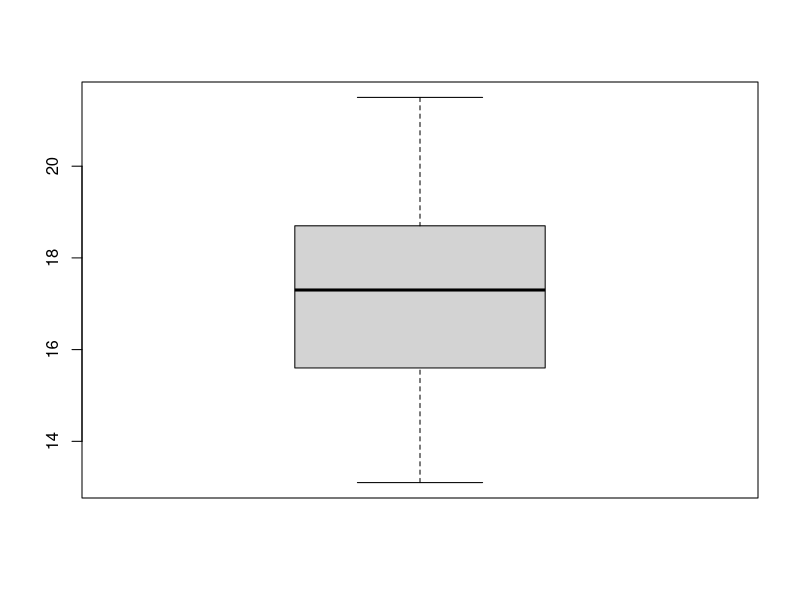
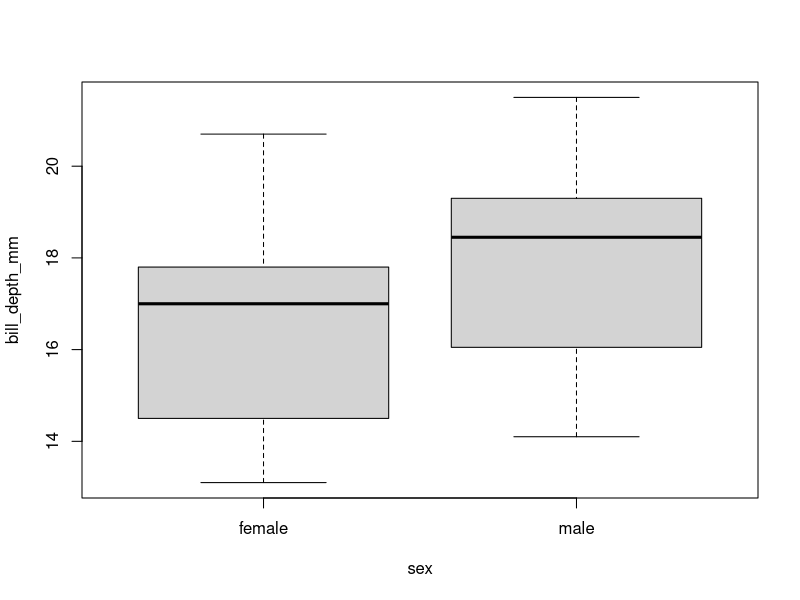
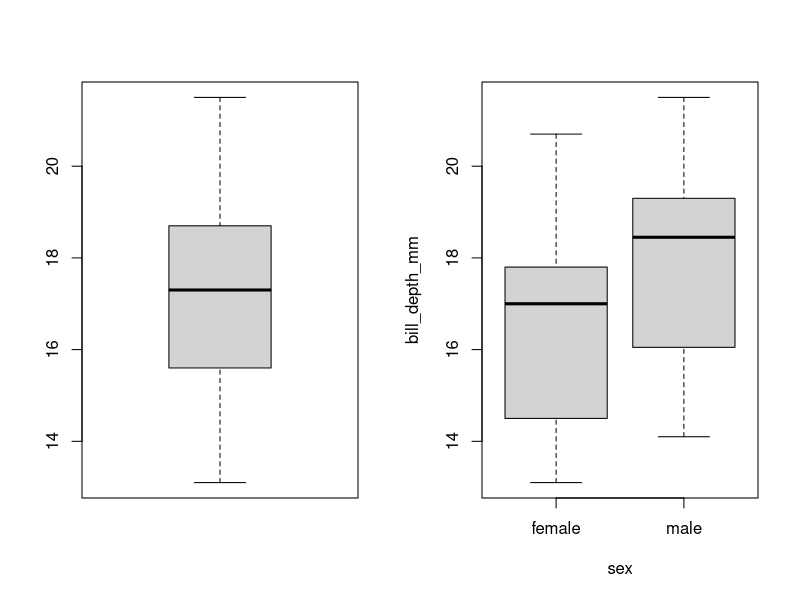
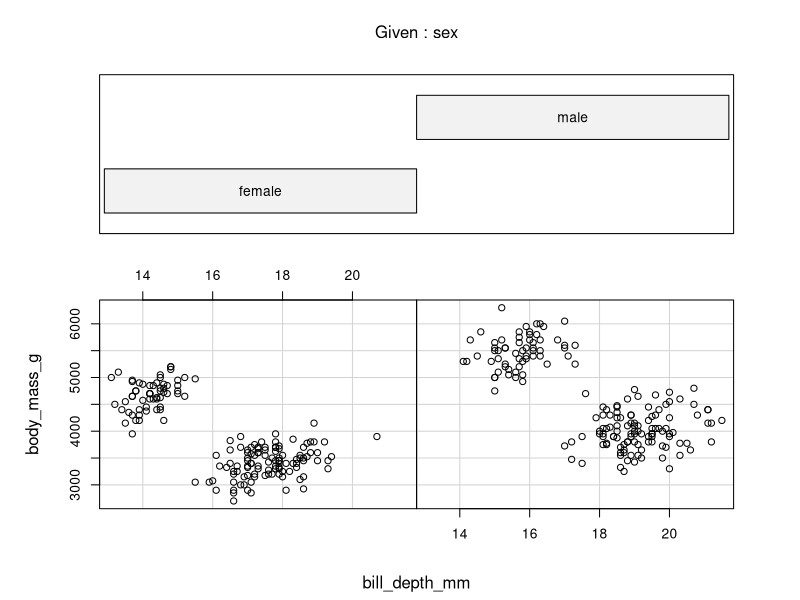
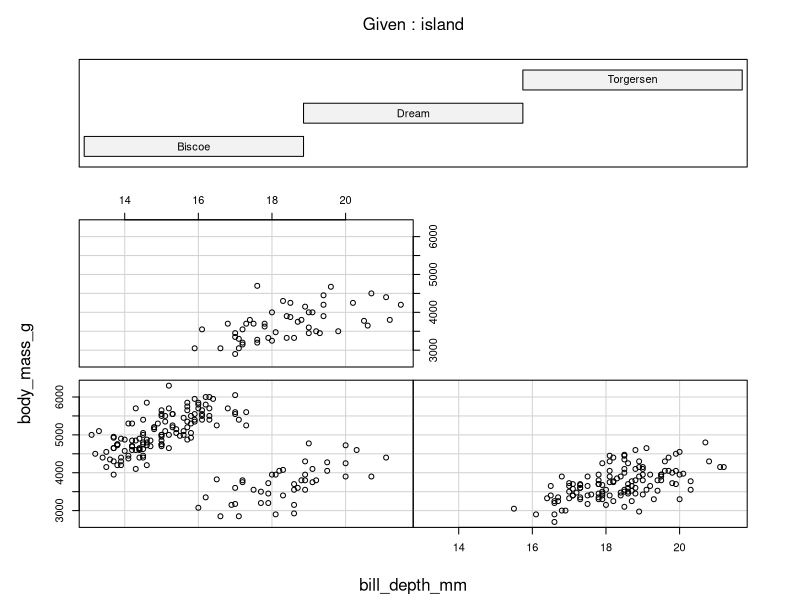
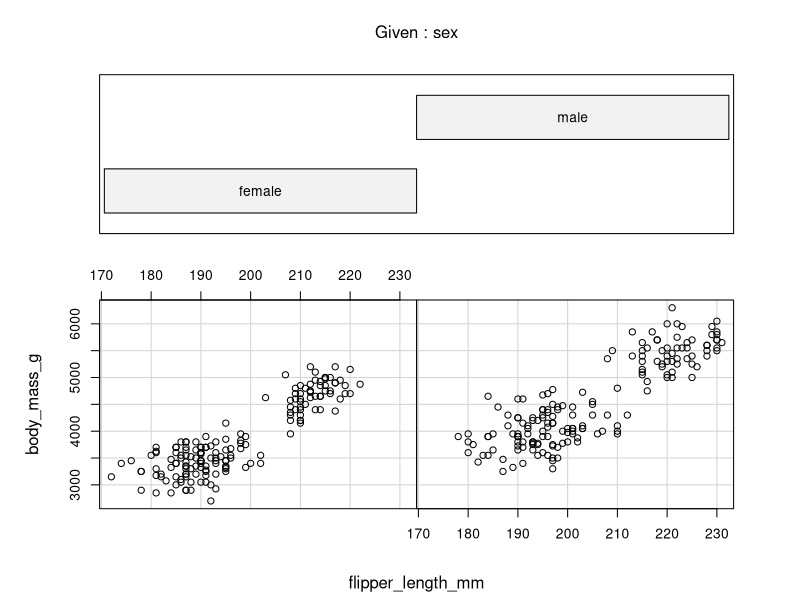

The R source for these figures, in order:
install.packages("palmerpenguins")
install.packages("here")
require(palmerpenguins)
require(here)
library("palmerpenguins")
class(penguins)
penguins = data.frame(penguins)
mean(penguins$body_mass_g)
head(penguins$body_mass_g)
mean(penguins$body_mass_g, na.rm = TRUE)
summary(penguins)
boxplot(penguins$bill_depth_mm)
boxplot(bill_depth_mm ~ sex, data = penguins)
par(mfrow = c(1 , 2))
boxplot(penguins$bill_depth_mm)
boxplot(bill_depth_mm ~ sex, data = penguins)
par(mfrow = c(1 , 2))

coplot(body_mass_g ~ bill_depth_mm | sex, data = penguins)
coplot(body_mass_g ~bill_depth_mm | island, data = penguins)
coplot(body_mass_g ~ flipper_length_mm | sex, data =  penguins)


